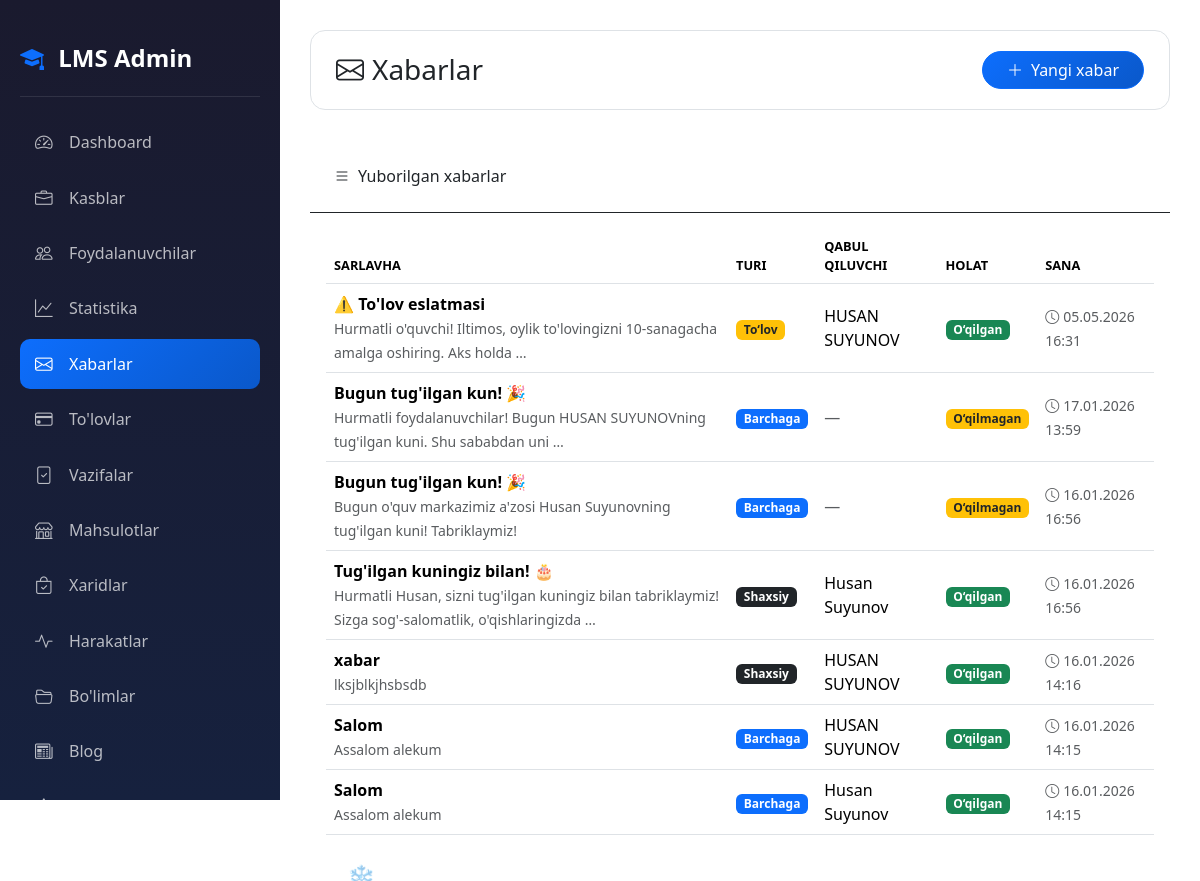
The app's page /dashboard/messages/ (signed in), older data.
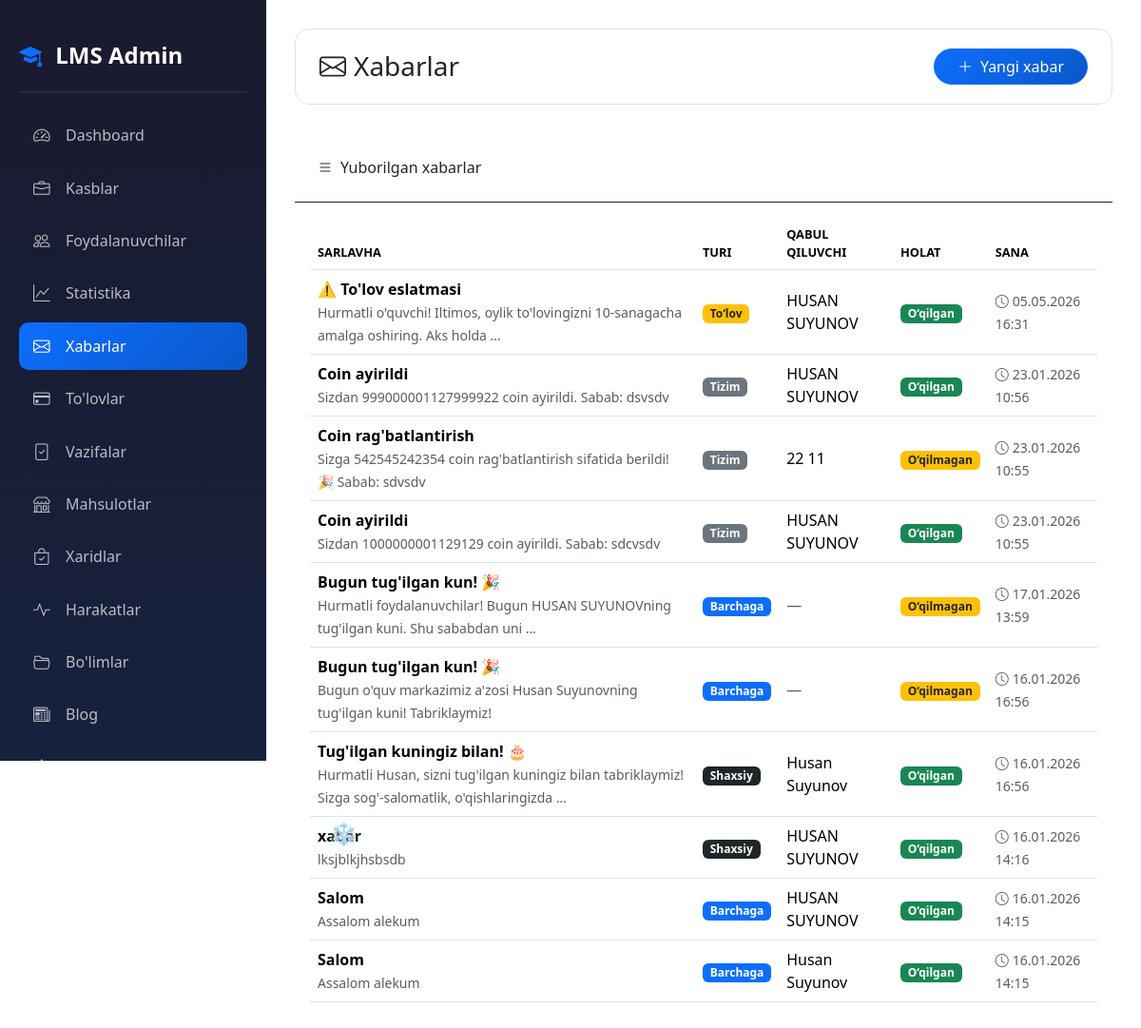
The same page, newer data.
### accounts/models.py (models this page shows, shortened)
class Message(models.Model):
    MESSAGE_TYPES = (
        ('all', 'Barchaga'),
        ('students', 'O\'quvchilarga'),
        ('teachers', 'O\'qituvchilarga'),
        ('personal', 'Shaxsiy'),
        ('system', 'Tizim xabari'),
        ('payment', 'To\'lov eslatmasi'),
    )
    title = models.CharField(max_length=200, verbose_name="Sarlavha")
    content = models.TextField(verbose_name="Xabar matni")
    message_type = models.CharField(max_length=20, choices=MESSAGE_TYPES, default='all')
    recipient = models.ForeignKey(CustomUser, on_delete=models.CASCADE, null=True, blank=True, related_name='received_messages')
    sender = models.ForeignKey(CustomUser, on_delete=models.SET_NULL, null=True, blank=True, related_name='sent_messages')
    is_read = models.BooleanField(default=False)
    created_at = models.DateTimeField(auto_now_add=True)
    class Meta:
        ordering = ['-created_at']
        verbose_name = "Xabar"
        verbose_name_plural = "Xabarlar"

class CustomUser(AbstractUser):
    ROLE_CHOICES = (
        ('admin', 'Admin'),
        ('teacher', "O'qituvchi"),
        ('student', "O'quvchi"),
    )
    first_name = models.CharField(max_length=100, verbose_name="Ism")
    last_name = models.CharField(max_length=100, verbose_name="Familiya")
    phone = models.CharField(max_length=20, unique=True, verbose_name="Telefon raqam")
    role = models.CharField(
        max_length=20,
        choices=ROLE_CHOICES,
        default='student',
        verbose_name="Rol"
    )
    photo = models.ImageField(
        upload_to='profiles/',
        blank=True,
        null=True,
        verbose_name="Profil rasmi"
    )
    profession = models.ForeignKey(
        'Profession',
        on_delete=models.SET_NULL,
        null=True,
        blank=True,
        related_name='students',
        verbose_name="Yo'nalish"
    )
    is_blocked = models.BooleanField(default=False, verbose_name="Bloklangan")
    last_activity = models.DateTimeField(null=True, blank=True, verbose_name="Oxirgi faollik")
    bio = models.TextField(blank=True, null=True, verbose_name="O'zi haqida")
    coins = models.IntegerField(default=0, verbose_name="Coinlar")
    total_online_time = models.IntegerField(default=0, verbose_name="Jami online vaqt (daqiqa)")
    address = models.CharField(max_length=300, blank=True, null=True, verbose_name="Yashash manzili")
    birth_date = models.DateField(null=True, blank=True, verbose_name="Tug'ilgan kuni")
    id_card = models.FileField(
        upload_to='documents/id_cards/',
        blank=True,
        null=True,
        verbose_name="ID karta / Pasport"
    )
    birth_certificate = models.FileField(
        upload_to='documents/birth_certificates/',
        blank=True,
        null=True,
        verbose_name="Tug'ilganlik haqida guvohnoma"
    )
    @property
    def is_admin(self):
        return self.role == 'admin'
    @property
    def full_name(self):
        return f"{self.first_name} {self.last_name}".strip()
    class Meta:
        verbose_name = "Foydalanuvchi"
        verbose_name_plural = "Foydalanuvchilar"

### accounts/views.py (the view)
# urls.py: path('dashboard/messages/', views.admin_messages, name='admin_messages'),
@login_required
def admin_messages(request):
    if not request.user.is_admin:
        return redirect('home')
    all_messages = Message.objects.all().order_by('-created_at')[:100]
    return render(request, 'accounts/admin/messages.html', {'messages_list': all_messages})

### accounts/management/commands/check_birthdays.py (called while the page is built, shortened)
    def handle(self, *args, **kwargs):
        today = timezone.now().date()
        users = CustomUser.objects.filter(birth_date__day=today.day, birth_date__month=today.month)
        if not users.exists():
            self.stdout.write(self.style.SUCCESS('No birthdays today.'))
            return

### accounts/templates/accounts/admin/messages.html (shortened to what this page needs)
{% extends 'accounts/admin/base_admin.html' %}
{% block admin_content %}
<div class="top-bar">
    <h3 class="m-0">
        <i class="bi bi-envelope me-2"></i>Xabarlar
    </h3>
    <a href="{% url 'admin_send_message' %}" class="btn btn-primary rounded-pill px-4">
        <i class="bi bi-plus-lg me-2"></i>Yangi xabar
    </a>
</div>
<div class="ios-card">
<div class="p-4 border-bottom" style="border-color:var(--card-border)!important;">
    <i class="bi bi-list me-2"></i>Yuborilgan xabarlar
</div>
<div class="p-3">
{% if messages_list %}
<div class="table-responsive">
<table class="table align-middle mb-0">
<thead>
<tr>
    <th>Sarlavha</th>
    <th>Turi</th>
    <th>Qabul qiluvchi</th>
    <th>Holat</th>
    <th>Sana</th>
</tr>
</thead>
<tbody>
{% for msg in messages_list %}
<tr>
<td data-label="Sarlavha">
    <strong>{{ msg.title }}</strong>
    <br>
    <small class="text-muted">{{ msg.content|truncatewords:10 }}</small>
</td>
<td data-label="Turi">
{% if msg.message_type == 'all' %}
<span class="badge bg-primary">Barchaga</span>
{% elif msg.message_type == 'students' %}
<span class="badge bg-info">O‘quvchilar</span>
{% elif msg.message_type == 'teachers' %}
<span class="badge bg-success">O‘qituvchilar</span>
{% elif msg.message_type == 'payment' %}
<span class="badge bg-warning text-dark">To‘lov</span>
{% elif msg.message_type == 'system' %}
<span class="badge bg-secondary">Tizim</span>
{% else %}
<span class="badge bg-dark">Shaxsiy</span>
{% endif %}
</td>
<td data-label="Qabul qiluvchi">
{% if msg.recipient %}
{{ msg.recipient.full_name }}
{% else %}
<span class="text-muted">—</span>
{% endif %}
</td>
<td data-label="Holat">
{% if msg.is_read %}
<span class="badge bg-success">O‘qilgan</span>
{% else %}
<span class="badge bg-warning text-dark">O‘qilmagan</span>
{% endif %}
</td>
<td data-label="Sana">
<small class="text-muted">
<i class="bi bi-clock me-1"></i>{{ msg.created_at|date:"d.m.Y H:i" }}
</small>
</td>
</tr>
{% endfor %}
</tbody>
</table>
</div>
{% endif %}
</div>
</div>
{% endblock %}

### accounts/templates/accounts/admin/base_admin.html (shortened to what this page needs)
<!DOCTYPE html>
<html lang="uz" data-bs-theme="light">
<head>
    {% load static %}
    <link rel="stylesheet" href="{% static 'css/base_admin.css' %}">
    <link rel="stylesheet" href="{% static 'effects/weather_effect.css' %}">
    <link href="https://cdn.jsdelivr.net/npm/bootstrap@5.3.2/dist/css/bootstrap.min.css" rel="stylesheet">
    <link href="https://cdn.jsdelivr.net/npm/bootstrap-icons@1.11.1/font/bootstrap-icons.css" rel="stylesheet">
</head>
<body>
    <div id="weather_effect"></div>
    <div class="sidebar">
        <div class="sidebar-brand" style="text-decoration: none;">
            <a href="{% url 'home' %}" class="nav-link"> <i class="bi bi-mortarboard-fill me-2 "></i>
                <span>LMS Admin</span></a>
        </div>
        <nav class="sidebar-nav">
            <a href="{% url 'admin_dashboard' %}"
                class="nav-link {% if request.resolver_match.url_name == 'admin_dashboard' %}active{% endif %}">
                <i class="bi bi-speedometer2"></i>
                <span>Dashboard</span>
            </a>
            <a href="{% url 'admin_professions' %}"
                class="nav-link {% if 'profession' in request.resolver_match.url_name %}active{% endif %}">
                <i class="bi bi-briefcase"></i>
                <span>Kasblar</span>
            </a>
            <a href="{% url 'admin_users' %}"
                class="nav-link {% if 'user' in request.resolver_match.url_name %}active{% endif %}">
                <i class="bi bi-people"></i>
                <span>Foydalanuvchilar</span>
            </a>
            <a href="{% url 'admin_statistics' %}"
                class="nav-link {% if request.resolver_match.url_name == 'admin_statistics' %}active{% endif %}">
                <i class="bi bi-graph-up"></i>
                <span>Statistika</span>
            </a>
            <a href="{% url 'admin_messages' %}"
                class="nav-link {% if 'message' in request.resolver_match.url_name %}active{% endif %}">
                <i class="bi bi-envelope"></i>
                <span>Xabarlar</span>
            </a>
            <a href="{% url 'admin_payments' %}"
                class="nav-link {% if 'payment' in request.resolver_match.url_name %}active{% endif %}">
                <i class="bi bi-credit-card"></i>
                <span>To'lovlar</span>
            </a>
            <a href="{% url 'homework_submissions' %}"
                class="nav-link {% if request.resolver_match.url_name == 'homework_submissions' %}active{% endif %}">
                <i class="bi bi-file-check"></i>
                <span>Vazifalar</span>
            </a>
            <a href="{% url 'coin:admin_products' %}"
                class="nav-link {% if 'product' in request.resolver_match.url_name %}active{% endif %}">
                <i class="bi bi-shop"></i>
                <span>Mahsulotlar</span>
            </a>
            <a href="{% url 'coin:admin_purchases' %}"
                class="nav-link {% if 'purchase' in request.resolver_match.url_name %}active{% endif %}">
                <i class="bi bi-bag-check"></i>
                <span>Xaridlar</span>
            </a>
            <a href="{% url 'coin:admin_activities' %}"
                class="nav-link {% if 'activities' in request.resolver_match.url_name %}active{% endif %}">
                <i class="bi bi-activity"></i>
                <span>Harakatlar</span>
            </a>
            <a href="{% url 'admin_sections' %}"
                class="nav-link {% if 'section' in request.resolver_match.url_name %}active{% endif %}">
                <i class="bi bi-folder2-open"></i>
                <span>Bo'limlar</span>
            </a>
            <a href="{% url 'blog:admin_posts' %}" class="nav-link {% if 'blog' in request.path %}active{% endif %}">
                <i class="bi bi-newspaper"></i>
                <span>Blog</span>
            </a>
            <a href="{% url 'ai_yordamchi:admin_chats' %}" class="nav-link {% if 'ai_yordamchi' in request.path %}active{% endif %}">
                <i class="bi bi-robot"></i>
                <span>AI Chatlar</span>
            </a>
        </nav>
    </div>
    <div class="main-content">
        {% block admin_content %}{% endblock %}
    </div>
</body>
</html>

### static/css/base_admin.css (style rules this page uses)
:root { --primary-blue: #0d6efd; --dark-blue: #0a58ca; --primary-black: #212529; }
[data-bs-theme="light"] { --bg-color: #f0f2f5; --card-bg: #ffffff; --text-color: #212529; --border-color: #dee2e6; --sidebar-bg: #1a1a2e; --sidebar-text: #ffffff; }
body { background-color: var(--bg-color); color: var(--text-color); min-height: 100vh; transition: all 0.3s ease; }
.sidebar { position: fixed; top: 0; left: 0; height: 100vh; width: 280px; background: linear-gradient(180deg, #1a1a2e 0%, #16213e 100%); padding: 20px; padding-bottom: 100px; z-index: 1000; overflow-y: auto; overflow-x: hidden; }
.sidebar-nav { padding-bottom: 50px; }
.sidebar-brand { color: white; font-size: 1.5rem; font-weight: 700; padding: 20px 0; border-bottom: 1px solid rgba(255, 255, 255, 0.1); margin-bottom: 20px; }
.sidebar-brand i { color: var(--primary-blue); }
.sidebar-nav .nav-link { color: rgba(255, 255, 255, 0.7); padding: 12px 15px; border-radius: 10px; margin-bottom: 5px; transition: all 0.3s ease; display: flex; align-items: center; }
.sidebar-nav .nav-link.active { background: linear-gradient(135deg, var(--primary-blue), var(--dark-blue)); color: white; }
.sidebar-nav .nav-link i { width: 24px; margin-right: 10px; font-size: 1.1rem; }
.main-content { margin-left: 280px; padding: 30px; min-height: 100vh; }
.top-bar { display: flex; justify-content: space-between; align-items: center; margin-bottom: 30px; padding: 20px 25px; background-color: var(--card-bg); border-radius: 15px; border: 1px solid var(--border-color); }
.table { color: var(--text-color); }
.table th { border-color: var(--border-color); font-weight: 600; color: #6c757d; text-transform: uppercase; font-size: 0.8rem; }
.table td { border-color: var(--border-color); vertical-align: middle; }
.btn-primary { background: linear-gradient(135deg, var(--primary-blue), var(--dark-blue)); border: none; padding: 10px 20px; border-radius: 10px; font-weight: 600; }

### static/effects/weather_effect.css (style rules this page uses)
#weather_effect { position: fixed; inset: 0; pointer-events: none; z-index: 9999; overflow: hidden; }

Row changes from the older to the newer data that the page shows:
added Message: title "Coin ayirildi", content "Sizdan 999000001127999922 coin ayirildi. Sabab: dsvsdv", message_type "Tizim", recipient.full_name "HUSAN SUYUNOV", is_read "O‘qilgan", created_at "23.01.2026 10:56"
added Message: title "Coin rag'batlantirish", content "Sizga 542545242354 coin rag'batlantirish sifatida berildi! 🎉 Sabab: sdvsdv", message_type "Tizim", recipient.full_name "22 11", is_read "O‘qilmagan", created_at "23.01.2026 10:55"
added Message: title "Coin ayirildi", content "Sizdan 1000000001129129 coin ayirildi. Sabab: sdcvsdv", message_type "Tizim", recipient.full_name "HUSAN SUYUNOV", is_read "O‘qilgan", created_at "23.01.2026 10:55"
